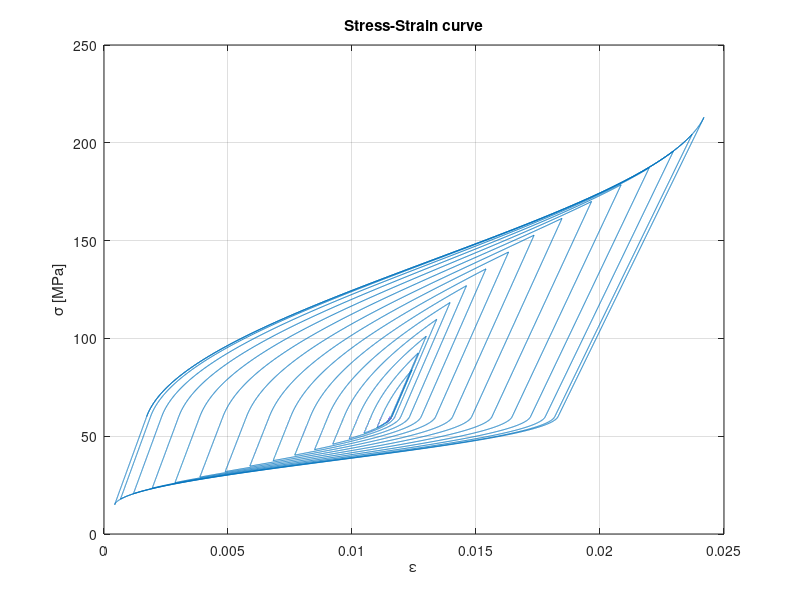
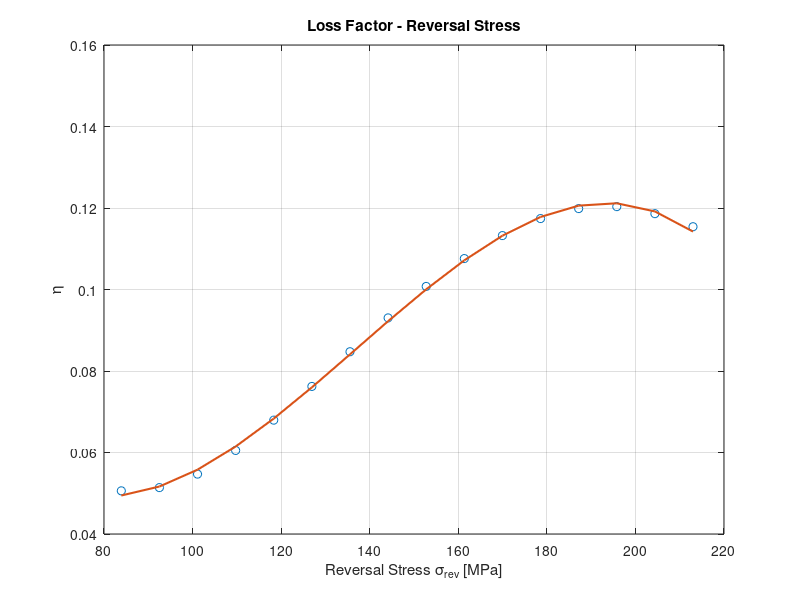

MATLAB code to generate these figures, in order:
clear all
clc
close all
% CU-AL-ZN-MN properties
Ea = 34.9e3; %[MPa]
Emp = 26e3; %[MPa]
Emm = 33e3;
EmT = 26e3;
Teta = 0.55; %[MPa/°C]
Mf = -55; %[°C]
Ms = -35; %[°C]
As = -30; %[°C]
Af = -15; %[°C]
CMp = 1; %[MPa/°C]
CAp = 3; %[MPa/°C]
CMm = -0.2;
CAm = -3;
ssp = 35; %[MPa]
sfp = 188; %[MPa]
ssm = 0;
sfm = -220;
epsLp = 0.016;
epsLm = -0.0146;
% Phase diagram
T = -60:0.1:50;
Rmfp = CMp * (T - Ms) + sfp; Rmfp = [Rmfp >= sfp] .* Rmfp;
Rmsp = CMp * (T - Ms) + ssp; Rmsp = [Rmsp >= ssp] .* Rmsp;
Rasp = CAp * (T - As); Rasp = [Rasp >= 0] .* Rasp;
Rafp = CAp * (T - Af); Rafp = [Rafp >= 0] .* Rafp;
TT = T(T<=Ms);
% Simulation
T0 = -10;
xisp0 = 0;
xism0 = 0;
xisp = 0;
xism = 0;
sigma0 = 60;
sigma = sigma0;
E = Ea + xisp0*(Emp-Ea) + xism0*(Emm-Ea);
eps = sigma/Ea;
LF = [];
sigma_plot = [];
eps_plot = [];
eps_max = (CMp*(T0-Ms)+ssp) / Emp + epsLp;
eps_min = (CAp*(T0-Af)) / Ea;
%%%%%%%%%%%%%%%%%%%%%%%%%%%%%%%% TENSION %%%%%%%%%%%%%%%%%%%%%%%%%%%%%%%%%%
key = 15;
for k = 0:key
    for ii = 1:1
        % Load linear
        sigma1 = linspace(sigma(end), CMp*(T0-Ms)+ssp ,1000)';
        eps1 = sigma1/E(end) + epsLp*xisp(end);
        % Parameters
        sigma = [sigma ; sigma1];
        eps = [eps ; eps1];
        xisp = [xisp ; zeros(length(sigma1),1)];
        E = [E ; Ea * ones(length(sigma1),1)];
        % DT
        if CMp*(T0-Ms)+sfp-0.9*((CMp*(T0-Ms)+sfp-60)/(key+1))*k > CMp*(T0-Ms)+ssp
            sigma2 = linspace(sigma(end), CMp*(T0-Ms)+sfp-0.9*((CMp*(T0-Ms)+sfp-60)/(key+1))*k ,1000)';
        else
            sigma2 = linspace(sigma(end), CMp*(T0-Ms)+ssp ,1000)';
        end   
        Y = cos(pi * (sigma2-ssp-CMp*(T0-Ms))/(sfp-ssp));
        xisp2 = (1-Y)/2+xisp0*(1+Y)/2;
        E2 = Ea + xisp2*(Emp-Ea);
        eps2 = epsLp*xisp2+sigma2./E2;
        % Parameters
        sigma = [sigma ; sigma2];
        eps = [eps ; eps2];
        E = [E ; E2(end)*ones(length(sigma2),1)];
        xisp = [xisp ; xisp2];
        xisp0 = xisp(end);
        % Energy
        E12 = trapz([eps1;eps2],[sigma1;sigma2]);
        % Unload linear to sigma0
        sigma3 = linspace(sigma(end),sigma0,1000)';
        eps3 = epsLp*xisp(end)+sigma3/E(end);
        % Parameters
        sigma = [sigma ; sigma3];
        eps = [eps ; eps3];
        xisp = [xisp ; xisp(end)*ones(length(sigma3),1)];
        E = [E ; E(end)*ones(length(sigma1),1)];
        % Energy
        E3 = trapz(eps3,sigma3);
        %%%%% Energy Upper %%%%%
        EU = E12 + E3; % E3 dovrebbe essere negativo
        %%%%%%%%%%%%%%%%%%%%%%%%
        % Unload linear to "ssm"
        sigma4 = linspace(sigma(end), CAp*(T0-As) ,1000)';
        eps4 = epsLp*xisp(end)+sigma4/E(end);
        % Parameters
        sigma = [sigma ; sigma4];
        eps = [eps ; eps4];
        xisp = [xisp ; xisp(end)*ones(length(sigma4),1)];
        E = [E ; E(end)*ones(length(sigma4),1)];
        % IT
        if CAp*(T0-Af)+((60-CAp*(T0-Af))/(key+1))*k < CAp*(T0-As)
            sigma5 = linspace(sigma(end), CAp*(T0-Af)+((60-CAp*(T0-Af))/(key+1))*k ,1000)';
        else
            sigma5 = linspace(sigma(end), CAp*(T0-As) ,1000)';
        end
        Y = cos(pi*(T0-As-sigma5/CAp)/(Af-As));
        xisp5 = xisp0/2*(Y+1);
        E5 = Ea + xisp5*(Emp-Ea);
        eps5 = epsLp * xisp5 + sigma5 ./E5;
        % Parameters
        xisp = [xisp ; xisp5];
        E = [E ; E5];
        eps = [eps ; eps5];
        sigma = [sigma ; sigma5];
        xisp0 = xisp(end);
        % Energy
        E45 = trapz([eps4;eps5],[sigma4;sigma5]);
        % Load linear to sigma0
        sigma6 = linspace(sigma(end), sigma0, 1000)';
        eps6 = epsLp*xisp(end) + sigma6/E(end);
        % Parameters
        sigma = [sigma; sigma6];
        eps = [eps ; eps6];
        xisp = [xisp ; xisp(end)];
        E = [E ; E(end)*ones(length(sigma6),1)];
        % Energy
        E6 = trapz(eps6,sigma6);
        %%%%% Energy Lower %%%%%
        EL = E45 + E6;
    end
    sigma_plot(:,k+1) = [sigma1;sigma2;sigma3;sigma4;sigma5;sigma6];
    eps_plot(:,k+1) = [eps1;eps2;eps3;eps4;eps5;eps6];
    E_diss = EU + EL;
    U_max = E12 + E6- 1/2*E_diss;
    LF = [LF E_diss/(2*pi*U_max)];
    % STRESS-STRAIN
    plot(eps_plot(:,k+1),sigma_plot(:,k+1),'Color',[0, 0.4470, 0.7410])
    grid on
    xlabel('\epsilon')
    ylabel('\sigma [MPa]')
    hold on
end
title('Stress-Strain curve')
% LOSS FACTOR
figure
k = 0:key;
ss=CMp*(T0-Ms)+sfp-0.9*((CMp*(T0-Ms)+sfp-60)/(key+1))*k;
p = polyfit(ss,LF,3);
% The regenerated polynomial is written to results/p_SE_regen.mat; the shipped data/p_SE.mat is not overwritten.
here = fileparts(mfilename('fullpath'));
if ~exist(fullfile(here,'..','results'),'dir'), mkdir(fullfile(here,'..','results')); end
save(fullfile(here,'..','results','p_SE_regen.mat'),'p');
Fun = polyval(p,ss);
plot(ss,LF,'o')
hold on
plot(ss,Fun,'Linewidth',1.5)
grid on
ylabel('\eta')
xlabel('Reversal Stress \sigma_{rev} [MPa]')
title('Loss Factor - Reversal Stress')
